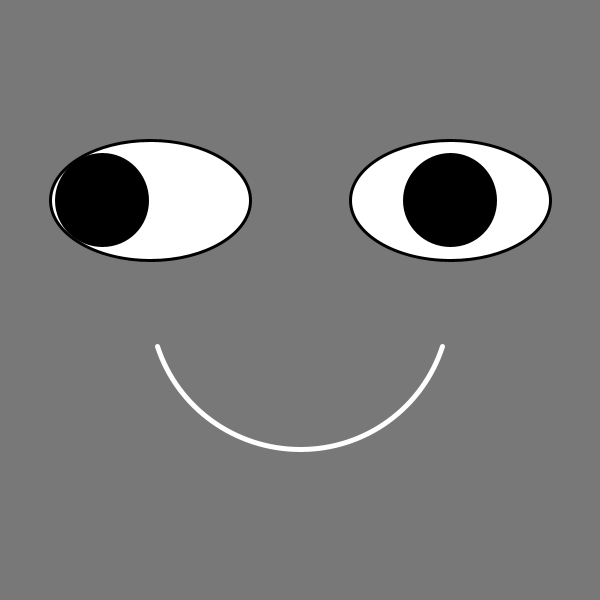
Frame 1 (no input)
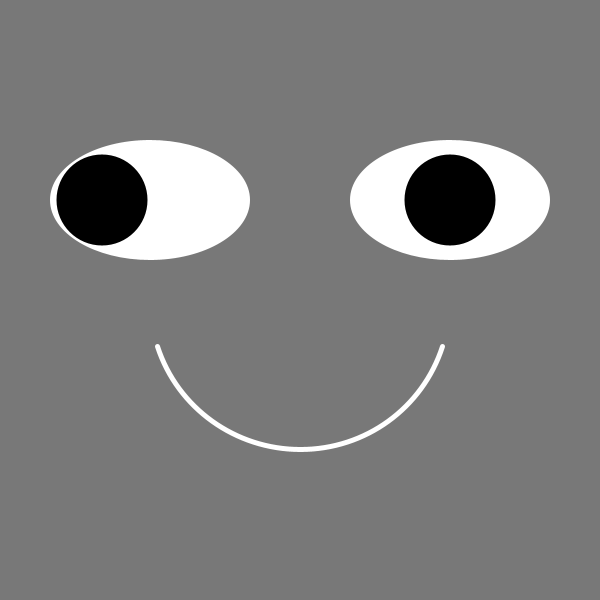
Frame 60 (the mouse pressed at the canvas centre just before this capture)
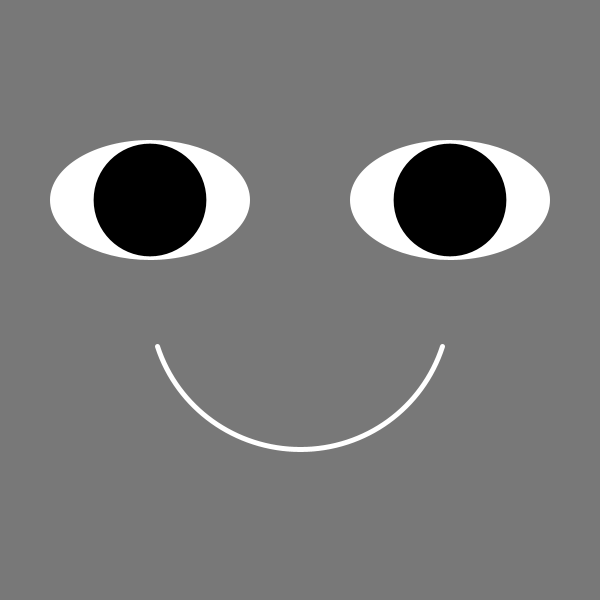
Frame 120 (the mouse held since frame 60 and released just before this capture)

The Processing sketch that drew these frames (run headless with seeded random() and noise(); from frame 60 on, the mouse is pressed at the canvas centre):

// Processing sketch: Lab_5
// ── Lab_5.pde
void setup() {
  size(600, 600);
  stroke(0);
  strokeWeight(3);
  //noCursor();
}

// color
// range 0 - 255
// alpha = transparency
// w
// w, a
// r, g, b
// r, g, b, a

float eyeballSwiftX;
float eyeballSwiftY;
float eyeSize;
float mouthWidth;
float angle;


void draw() {
  background(120);

  // update the eyeball position and size based on the mouseX position


  eyeballSwiftX = map(mouseX, 0, width, -24, 24);
  if (mouseX < width/2) {
    eyeSize = map(mouseX, 0, width/2, 91, 120);
  } else {
    eyeSize = map(mouseX, width/2, width, 120, 91);
  }

  eyeballSwiftY = map(mouseY, 0, height, -24, 24);
  if (mouseY < height/3) {
    eyeSize = map(mouseY, 0, height/3, 91, 120);
  } else {
    eyeSize = map(mouseY, height/3, width, 120, 91);
  }


  // left eye
  fill(255);
  ellipse(width/2-150, height/3, 200, 120);
  fill(0); //w
  ellipse(width/2-150 + eyeballSwiftX + eyeballSwiftY, height/3, eyeSize, eyeSize);

  // right eye
  fill(255);
  ellipse(width/2+150, height/3, 200, 120);
  fill(0); //w
  ellipse(width/2+150 + eyeballSwiftX - eyeballSwiftY, height/3, eyeSize, eyeSize);


  //mouth
  mouthWidth = 0.3;
  noFill();
  stroke(255, 0, 0);
  strokeWeight(5);
  stroke(255);
  strokeWeight(5);
  arc(300, 300, 300, 300, PI*(0.4-mouthWidth), PI*(0.6+mouthWidth));

  pushMatrix();
  translate(300, 400);
  rotate(radians(frameCount));
  arc(300, 300, 300, 300, PI*(0.4-mouthWidth), PI*(0.6+mouthWidth));
  noStroke();
  popMatrix();
  //ellipse(0, 0, 10, 10);
 
  //angle++;


  //arc(300, 300, 300, 300, PI*0.3, PI*0.7);
}
//if (mousePressed) {
//println(mouseX);
//}
